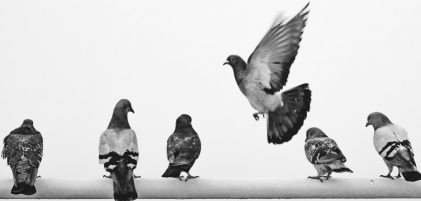
#> input picture CodinGame/Creations/seam_carving/png/test1.png, 421 x 201 px
$ python format_pgm.py png/test1.png   (older library calls are emulated)
#> lines starting #> are read from the running program, lines starting #| are printed output that depends on the picture
#!/usr/bin/env python3

import sys, os, argparse
from PIL import Image

MAXSIZE = 10000

def pgm_str(Img, shrink=0):
    assert shrink<Img.width
    Pix = Img.load()
    O = ['P2', '%d %d'%Img.size]
    if shrink>0:
        O.append('# %d' % (Img.width-shrink))
    O.append('255')
    for i in range(Img.height):
        O.append(' '.join(str(Pix[j,i]) for j in range(Img.width)))
    O.append('')
    return '\n'.join(O)

def resize(Img, a):
    asize = (round(a*Img.width), round(a*Img.height))
    return Img.resize(asize, Image.ANTIALIAS)

if __name__=='__main__':
    Parser = argparse.ArgumentParser()
    Parser.add_argument('img_file', nargs='+')
    Parser.add_argument('--maxsize', type=int, default=MAXSIZE)
    Parser.add_argument('--shrink', type=int, default=0)
    Parser.add_argument('--out')
    Args = Parser.parse_args()
    for file_name in Args.img_file:
        Img = Image.open(file_name).convert('L')
        l,r = 0.,1.
        while r-l>0.001:
            a = (l+r)/2.
            L = len(pgm_str(resize(Img,a), Args.shrink))
            if L>Args.maxsize:
                r = a
            else:
                l = a
#> this loop made 10 passes
#> L on passes 1 to 10: 81791, 20486, 5195, 11730, 8010, 9842, 10694, 10119, 9984, 10119
        if Args.out is None:
            out_name = os.path.splitext(os.path.basename(file_name))[0] + '.pgm'
        else:
            out_name = Args.out
        F = open(out_name, 'w')
        F.write(pgm_str(resize(Img,l), Args.shrink))
#> in resize (call 11), `return Img.resize(asize, Image.ANTIALIAS)`:
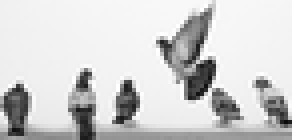
#> returned value: PIL image 73x35 L (shown 4 times larger); min 11, max 255, mean 207.8
        F.close()

$ run again, on CodinGame/Creations/seam_carving/png/test3.png
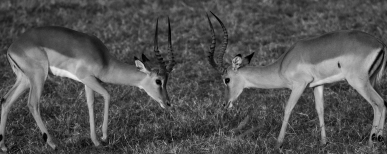
#> input picture CodinGame/Creations/seam_carving/png/test3.png, 387 x 154 px
#> the loop `while r-l>0.001:` made 10 passes
#> L on passes 1 to 8: 48079, 11839, 2943, 6801, 9274, 10519, 9898, 10007
#> in resize (call 11), `return Img.resize(asize, Image.ANTIALIAS)`:
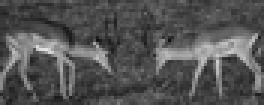
#> returned value: PIL image 88x35 L (shown 3 times larger); min 14, max 228, mean 83.7

$ run again, on CodinGame/Creations/seam_carving/png/test4.png
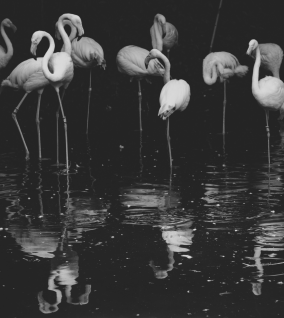
#> input picture CodinGame/Creations/seam_carving/png/test4.png, 284 x 318 px
#> the loop `while r-l>0.001:` made 10 passes
#> L on passes 1 to 8: 70628, 17747, 4507, 9944, 13560, 11785, 10653, 10292
#> in resize (call 11), `return Img.resize(asize, Image.ANTIALIAS)`:
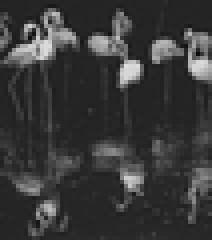
#> returned value: PIL image 53x60 L (shown 4 times larger); min 13, max 222, mean 57.2

$ run again, on CodinGame/Creations/seam_carving/png/test5.png
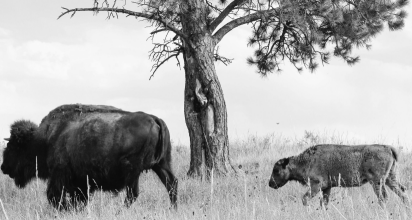
#> input picture CodinGame/Creations/seam_carving/png/test5.png, 412 x 220 px
#> the loop `while r-l>0.001:` made 10 passes
#> L on passes 1 to 8: 85063, 21300, 5507, 11891, 8213, 10172, 9246, 9621
#> in resize (call 11), `return Img.resize(asize, Image.ANTIALIAS)`:
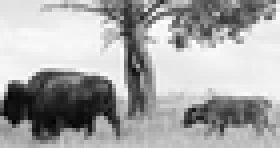
#> returned value: PIL image 70x37 L (shown 4 times larger); min 0, max 255, mean 166.8
